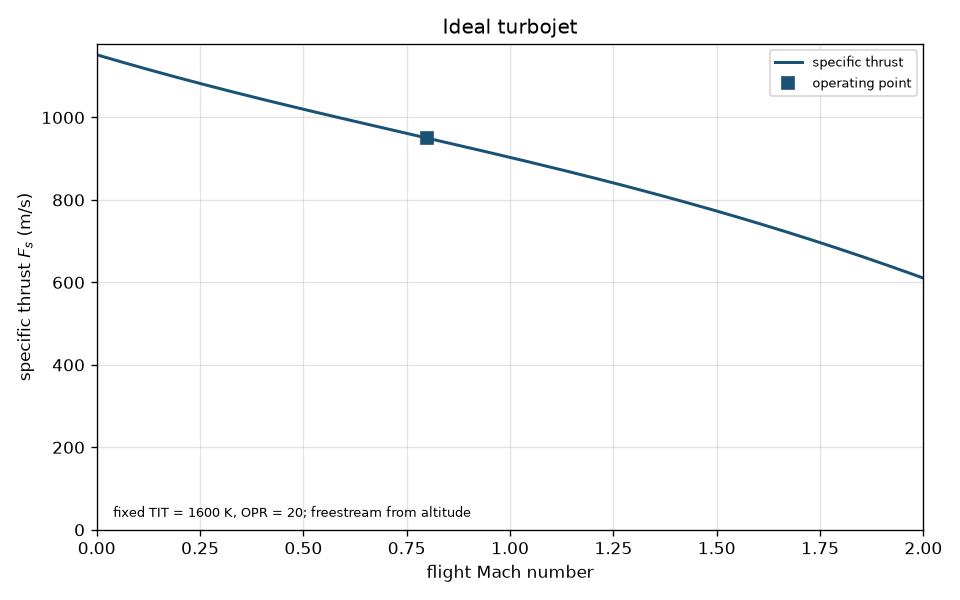

Write Python code to recreate this figure.
#!/usr/bin/env python3
"""Ideal air-breathing Brayton turbojet performance.

isentropic_compressor_temperature_ratio, ideal_compressor_work,
ideal_turbine_temperature_ratio, ideal_turbine_pressure_ratio,
burner_fuel_air_ratio, ideal_turbojet_nozzle_pressure_ratio,
ideal_nozzle_exit_velocity, ideal_nozzle_exit_temperature,
turbojet_specific_thrust, turbojet_tsfc, turbojet_thermal_efficiency,
turbojet_propulsive_efficiency, turbojet_overall_efficiency, and
ideal_brayton_thermal_efficiency. Freestream totals use
stagnation_temperature and stagnation_pressure.
"""

from __future__ import annotations

import argparse
import math
import sys
import tempfile
from pathlib import Path

CHECK_TOL = 1e-8
PLOT_TITLE = "Ideal turbojet"
N_PLOT = 201
DEFAULT_GAMMA = 1.4
# 1976 dry-air R = R*/M0.
RSTAR = 8.31432e3
M0 = 28.9644
R_AIR = RSTAR / M0
# Typical JP-4 lower heating value used with NASA cycle HVF (about 18400 Btu/lbm).
DEFAULT_HEATING_VALUE = 4.28e7
M_PLOT_MAX_FLOOR = 2.0
M_PLOT_END_FACTOR = 1.5

SKILL_DIR = Path(__file__).resolve().parent
ATMOS_DIR = SKILL_DIR.parent / "ATMOS - Standard1976"

ASSUMPTIONS = (
    "ideal air-breathing Brayton turbojet; calorically perfect gas; "
    "perfect inlet recovery; isentropic compressor and turbine; "
    "constant-pressure burner BPR = 1 with burner efficiency 1; "
    "adiabatic fully expanded nozzle pe = p0; no fan; no afterburner; "
    "no real-component maps; "
    "tau_c = pi_c**((gamma-1)/gamma) from isentropic_compressor_temperature_ratio; "
    "w_c = cp*Tt2*(tau_c-1) from ideal_compressor_work; "
    "tau_t = 1 - (Tt2/Tt4)*(tau_c-1) from ideal_turbine_temperature_ratio "
    "(fuel mass neglected in the shaft match); "
    "pi_t = tau_t**(gamma/(gamma-1)) from ideal_turbine_pressure_ratio; "
    "f = cp*(Tt4-Tt3)/(Q-cp*Tt4) from burner_fuel_air_ratio; "
    "NPR = (pt0/p0)*pi_c*pi_t from ideal_turbojet_nozzle_pressure_ratio; "
    "Ve from ideal_nozzle_exit_velocity; Te from ideal_nozzle_exit_temperature; "
    "Fs = (1+f)*Ve - V0 from turbojet_specific_thrust; "
    "TSFC = f/Fs from turbojet_tsfc; "
    "eta_th, eta_p, eta_o from turbojet_thermal_efficiency, "
    "turbojet_propulsive_efficiency, turbojet_overall_efficiency; "
    "eta_brayton = 1 - 1/(tau_r*tau_c) from ideal_brayton_thermal_efficiency; "
    f"default gamma = {DEFAULT_GAMMA:g}; default Q = {DEFAULT_HEATING_VALUE:g} J/kg; "
    "default cp = gamma*R/(gamma-1) with 1976 dry-air R; "
    "PNG is specific thrust versus Mach at the fixed TIT and OPR"
)


def print_kv(key: str, value: object) -> None:
    if isinstance(value, float):
        text = f"{value:.8g}"
    else:
        text = str(value)
    print(f"{key}: {text}")


def load_atmosphere():
    folder = str(ATMOS_DIR)
    if folder not in sys.path:
        sys.path.insert(0, folder)
    try:
        from standard_1976 import atmosphere, require_altitude
    except ImportError as exc:
        raise ValueError(
            "ATMOS - Standard1976 must be importable for freestream from --alt"
        ) from exc
    return atmosphere, require_altitude


def require_positive(name: str, value: float) -> None:
    if not math.isfinite(value) or value <= 0.0:
        raise ValueError(f"{name} must be finite and > 0")


def require_nonnegative(name: str, value: float) -> None:
    if not math.isfinite(value) or value < 0.0:
        raise ValueError(f"{name} must be finite and >= 0")


def require_gamma(gamma: float) -> None:
    if not math.isfinite(gamma) or gamma <= 1.0:
        raise ValueError("gamma must be finite and > 1")


def default_cp(gamma: float) -> float:
    """cp_from_gamma with 1976 dry-air R."""
    return gamma * R_AIR / (gamma - 1.0)


def stagnation_temperature_ratio(mach: float, gamma: float) -> float:
    """stagnation_temperature: Tt/T = 1 + 0.5*(g-1)*M**2."""
    return 1.0 + 0.5 * (gamma - 1.0) * mach * mach


def stagnation_pressure_ratio(tau_r: float, gamma: float) -> float:
    """stagnation_pressure: pt/p = (Tt/T)**(g/(g-1))."""
    return tau_r ** (gamma / (gamma - 1.0))


def speed_of_sound(temperature: float, gamma: float, gas_constant: float) -> float:
    """speed_of_sound: a = sqrt(g*R*T)."""
    return math.sqrt(gamma * gas_constant * temperature)


def compressor_temperature_ratio(pi_c: float, gamma: float) -> float:
    """isentropic_compressor_temperature_ratio."""
    return pi_c ** ((gamma - 1.0) / gamma)


def compressor_work(cp: float, tt2: float, tau_c: float) -> float:
    """ideal_compressor_work."""
    return cp * tt2 * (tau_c - 1.0)


def turbine_temperature_ratio(tt2: float, tt4: float, tau_c: float) -> float:
    """ideal_turbine_temperature_ratio."""
    return 1.0 - (tt2 / tt4) * (tau_c - 1.0)


def turbine_pressure_ratio(tau_t: float, gamma: float) -> float:
    """ideal_turbine_pressure_ratio."""
    return tau_t ** (gamma / (gamma - 1.0))


def fuel_air_ratio(cp: float, tt4: float, tt3: float, heating_value: float) -> float:
    """burner_fuel_air_ratio."""
    denom = heating_value - cp * tt4
    if denom <= 0.0:
        raise ValueError("heating value must exceed cp*Tt4")
    if tt4 <= tt3:
        raise ValueError("turbine inlet temperature must exceed compressor exit temperature")
    return cp * (tt4 - tt3) / denom


def nozzle_pressure_ratio(pt0: float, p0: float, pi_c: float, pi_t: float) -> float:
    """ideal_turbojet_nozzle_pressure_ratio."""
    return (pt0 / p0) * pi_c * pi_t


def nozzle_exit_velocity(cp: float, tt: float, npr: float, gamma: float) -> float:
    """ideal_nozzle_exit_velocity."""
    if npr <= 1.0:
        raise ValueError("nozzle pressure ratio must be > 1 for a fully expanded jet")
    factor = 1.0 - npr ** (-(gamma - 1.0) / gamma)
    if factor <= 0.0:
        raise ValueError("nozzle expansion factor is not positive")
    return math.sqrt(2.0 * cp * tt * factor)


def nozzle_exit_temperature(tt: float, npr: float, gamma: float) -> float:
    """ideal_nozzle_exit_temperature."""
    return tt * npr ** (-(gamma - 1.0) / gamma)


def specific_thrust(f: float, ve: float, v0: float) -> float:
    """turbojet_specific_thrust."""
    return (1.0 + f) * ve - v0


def tsfc(f: float, fs: float) -> float:
    """turbojet_tsfc."""
    if fs <= 0.0:
        raise ValueError("specific thrust must be > 0")
    return f / fs


def thermal_efficiency(f: float, ve: float, v0: float, heating_value: float) -> float:
    """turbojet_thermal_efficiency."""
    return ((1.0 + f) * ve * ve - v0 * v0) / (2.0 * f * heating_value)


def propulsive_efficiency(v0: float, fs: float, f: float, ve: float) -> float:
    """turbojet_propulsive_efficiency."""
    if v0 == 0.0:
        return 0.0
    denom = (1.0 + f) * ve * ve - v0 * v0
    if denom <= 0.0:
        raise ValueError("kinetic energy rise is not positive")
    return 2.0 * v0 * fs / denom


def overall_efficiency(fs: float, v0: float, f: float, heating_value: float) -> float:
    """turbojet_overall_efficiency."""
    if v0 == 0.0:
        return 0.0
    return fs * v0 / (f * heating_value)


def brayton_thermal_efficiency(tau_r: float, tau_c: float) -> float:
    """ideal_brayton_thermal_efficiency."""
    return 1.0 - 1.0 / (tau_r * tau_c)


def solution(
    mach: float,
    temperature: float,
    pressure: float,
    tit: float,
    opr: float,
    gamma: float,
    cp: float,
    heating_value: float,
    gas_constant: float,
) -> dict[str, float]:
    require_nonnegative("Mach", mach)
    require_positive("temperature", temperature)
    require_positive("pressure", pressure)
    require_positive("turbine inlet temperature", tit)
    require_positive("compressor pressure ratio", opr)
    if opr <= 1.0:
        raise ValueError("compressor pressure ratio must be > 1")
    require_gamma(gamma)
    require_positive("cp", cp)
    require_positive("heating value", heating_value)
    require_positive("gas constant", gas_constant)

    tau_r = stagnation_temperature_ratio(mach, gamma)
    pi_r = stagnation_pressure_ratio(tau_r, gamma)
    tt0 = temperature * tau_r
    pt0 = pressure * pi_r
    a0 = speed_of_sound(temperature, gamma, gas_constant)
    v0 = mach * a0

    tt2 = tt0
    pt2 = pt0
    tau_c = compressor_temperature_ratio(opr, gamma)
    tt3 = tt2 * tau_c
    w_c = compressor_work(cp, tt2, tau_c)

    tt4 = tit
    if tt4 <= tt3:
        raise ValueError(
            "turbine inlet temperature must exceed compressor-exit total temperature "
            f"Tt3 = {tt3:.8g} K"
        )
    f = fuel_air_ratio(cp, tt4, tt3, heating_value)

    tau_t = turbine_temperature_ratio(tt2, tt4, tau_c)
    if tau_t <= 0.0 or tau_t >= 1.0:
        raise ValueError(
            "compressor work exceeds available turbine enthalpy; "
            "lower OPR or raise TIT"
        )
    pi_t = turbine_pressure_ratio(tau_t, gamma)
    tt5 = tt4 * tau_t

    npr = nozzle_pressure_ratio(pt0, pressure, opr, pi_t)
    ve = nozzle_exit_velocity(cp, tt5, npr, gamma)
    te = nozzle_exit_temperature(tt5, npr, gamma)
    fs = specific_thrust(f, ve, v0)
    if fs <= 0.0:
        raise ValueError("specific thrust is not positive at this flight condition")
    ct = tsfc(f, fs)
    eta_th = thermal_efficiency(f, ve, v0, heating_value)
    eta_p = propulsive_efficiency(v0, fs, f, ve)
    eta_o = overall_efficiency(fs, v0, f, heating_value)
    eta_b = brayton_thermal_efficiency(tau_r, tau_c)

    return {
        "M": mach,
        "T0_K": temperature,
        "p0_Pa": pressure,
        "a0_m_s": a0,
        "V0_m_s": v0,
        "tau_r": tau_r,
        "pi_r": pi_r,
        "Tt0_K": tt0,
        "pt0_Pa": pt0,
        "Tt2_K": tt2,
        "pt2_Pa": pt2,
        "pi_c": opr,
        "tau_c": tau_c,
        "Tt3_K": tt3,
        "w_c_J_kg": w_c,
        "Tt4_K": tt4,
        "f": f,
        "tau_t": tau_t,
        "pi_t": pi_t,
        "Tt5_K": tt5,
        "NPR": npr,
        "Ve_m_s": ve,
        "Te_K": te,
        "Fs_m_s": fs,
        "TSFC_kg_N_s": ct,
        "eta_th": eta_th,
        "eta_p": eta_p,
        "eta_o": eta_o,
        "eta_brayton": eta_b,
        "gamma": gamma,
        "cp_J_kgK": cp,
        "R_J_kgK": gas_constant,
        "Q_J_kg": heating_value,
    }


def mach_grid(mach: float) -> list[float]:
    end = max(M_PLOT_MAX_FLOOR, M_PLOT_END_FACTOR * max(mach, 0.5))
    return [end * i / (N_PLOT - 1) for i in range(N_PLOT)]


def sweep_specific_thrust(
    temperature: float,
    pressure: float,
    tit: float,
    opr: float,
    gamma: float,
    cp: float,
    heating_value: float,
    gas_constant: float,
    machs: list[float],
) -> tuple[list[float], list[float]]:
    xs: list[float] = []
    ys: list[float] = []
    for mach in machs:
        try:
            point = solution(
                mach,
                temperature,
                pressure,
                tit,
                opr,
                gamma,
                cp,
                heating_value,
                gas_constant,
            )
        except ValueError:
            continue
        xs.append(mach)
        ys.append(point["Fs_m_s"])
    if len(xs) < 2:
        raise ValueError("Mach sweep produced fewer than two valid specific-thrust points")
    return xs, ys


def ensure_matplotlib():
    try:
        import matplotlib

        if "matplotlib.pyplot" not in sys.modules:
            matplotlib.use("Agg")
        import matplotlib.pyplot as plt
    except ImportError as exc:
        raise ValueError("matplotlib is required to plot the ideal turbojet") from exc
    return plt


def plot_turbojet(
    path: Path,
    result: dict[str, float],
    freestream_source: str,
) -> None:
    plt = ensure_matplotlib()
    machs, thrusts = sweep_specific_thrust(
        result["T0_K"],
        result["p0_Pa"],
        result["Tt4_K"],
        result["pi_c"],
        result["gamma"],
        result["cp_J_kgK"],
        result["Q_J_kg"],
        result["R_J_kgK"],
        mach_grid(result["M"]),
    )
    fig, ax = plt.subplots(figsize=(8, 5))
    ax.plot(machs, thrusts, color="#1a5276", linewidth=1.8, label="specific thrust")
    ax.plot(
        result["M"],
        result["Fs_m_s"],
        "s",
        color="#1a5276",
        markersize=7,
        zorder=5,
        label="operating point",
    )
    ax.set_title(PLOT_TITLE)
    ax.set_xlabel("flight Mach number")
    ax.set_ylabel(r"specific thrust $F_s$ (m/s)")
    ax.set_xlim(0.0, machs[-1])
    ax.set_ylim(bottom=0.0)
    ax.grid(True, alpha=0.35)
    caption = (
        f"fixed TIT = {result['Tt4_K']:.6g} K, OPR = {result['pi_c']:.6g}; "
        f"freestream from {freestream_source}"
    )
    ax.text(0.02, 0.02, caption, transform=ax.transAxes, fontsize=8, va="bottom")
    ax.legend(loc="best", fontsize=8)
    fig.tight_layout()
    path.parent.mkdir(parents=True, exist_ok=True)
    fig.savefig(path, dpi=120)
    plt.close(fig)


def emit(
    result: dict[str, float],
    freestream_source: str,
    altitude: float | None,
    gamma_source: str,
    cp_source: str,
    heating_source: str,
    path: Path,
) -> None:
    print_kv("assumptions", ASSUMPTIONS)
    print_kv("model", "ideal Brayton turbojet")
    print_kv("freestream_source", freestream_source)
    if altitude is not None:
        print_kv("Z_m", altitude)
    print_kv("M", result["M"])
    print_kv("T0_K", result["T0_K"])
    print_kv("p0_Pa", result["p0_Pa"])
    print_kv("a0_m_s", result["a0_m_s"])
    print_kv("V0_m_s", result["V0_m_s"])
    print_kv("tau_r", result["tau_r"])
    print_kv("pi_r", result["pi_r"])
    print_kv("Tt0_K", result["Tt0_K"])
    print_kv("pt0_Pa", result["pt0_Pa"])
    print_kv("pi_c", result["pi_c"])
    print_kv("tau_c", result["tau_c"])
    print_kv("Tt3_K", result["Tt3_K"])
    print_kv("w_c_J_kg", result["w_c_J_kg"])
    print_kv("Tt4_K", result["Tt4_K"])
    print_kv("f", result["f"])
    print_kv("tau_t", result["tau_t"])
    print_kv("pi_t", result["pi_t"])
    print_kv("Tt5_K", result["Tt5_K"])
    print_kv("NPR", result["NPR"])
    print_kv("Ve_m_s", result["Ve_m_s"])
    print_kv("Te_K", result["Te_K"])
    print_kv("Fs_m_s", result["Fs_m_s"])
    print_kv("TSFC_kg_N_s", result["TSFC_kg_N_s"])
    print_kv("eta_th", result["eta_th"])
    print_kv("eta_p", result["eta_p"])
    print_kv("eta_o", result["eta_o"])
    print_kv("eta_brayton", result["eta_brayton"])
    print_kv("gamma", result["gamma"])
    print_kv("gamma_source", gamma_source)
    print_kv("cp_J_kgK", result["cp_J_kgK"])
    print_kv("cp_source", cp_source)
    print_kv("R_J_kgK", result["R_J_kgK"])
    print_kv("Q_J_kg", result["Q_J_kg"])
    print_kv("Q_source", heating_source)
    print_kv("graph", str(path))


def fail(message: str) -> int:
    print(f"CHECK FAIL: {message}", file=sys.stderr)
    return 1


def near(got: float, want: float, label: str) -> int | None:
    if abs(got - want) > CHECK_TOL * max(1.0, abs(want)):
        return fail(f"{label} = {got}, expected {want}")
    return None


def run_check() -> int:
    gamma = 1.4
    if near(compressor_temperature_ratio(2.0 ** (7.0 / 2.0), gamma), 2.0, "tau_c"):
        return 1
    if near(compressor_work(1000.0, 300.0, 2.0), 300000.0, "compressor work"):
        return 1
    if near(turbine_temperature_ratio(300.0, 1200.0, 3.0), 0.5, "tau_t"):
        return 1
    if near(turbine_pressure_ratio(0.5, gamma), 0.5 ** (7.0 / 2.0), "pi_t"):
        return 1
    f_ref = fuel_air_ratio(1000.0, 1200.0, 600.0, 42.0e6)
    if near(f_ref, 600000.0 / (42.0e6 - 1.2e6), "fuel-air ratio"):
        return 1
    if near(nozzle_pressure_ratio(2.0, 1.0, 8.0, 0.25), 4.0, "NPR"):
        return 1
    if near(nozzle_exit_temperature(800.0, 2.0 ** (7.0 / 2.0), gamma), 400.0, "Te"):
        return 1
    if near(specific_thrust(0.0, 800.0, 200.0), 600.0, "Fs"):
        return 1
    if near(propulsive_efficiency(250.0, 500.0, 0.0, 750.0), 0.5, "eta_p"):
        return 1
    if near(brayton_thermal_efficiency(1.0, 2.0), 0.5, "eta_brayton"):
        return 1

    # Sea-level static identity path with known totals.
    t0 = 288.15
    p0 = 101325.0
    point = solution(0.0, t0, p0, 1600.0, 10.0, gamma, default_cp(gamma), DEFAULT_HEATING_VALUE, R_AIR)
    if near(point["Tt0_K"], t0, "static Tt0"):
        return 1
    if point["Fs_m_s"] <= 0.0:
        return fail("static specific thrust not positive")
    if point["eta_p"] != 0.0 or point["eta_o"] != 0.0:
        return fail("static propulsive/overall efficiency must be zero")
    if abs(point["eta_o"] - point["eta_th"] * point["eta_p"]) > CHECK_TOL:
        return fail("eta_o is not eta_th*eta_p")

    cruise = solution(0.8, t0, p0, 1600.0, 20.0, gamma, default_cp(gamma), DEFAULT_HEATING_VALUE, R_AIR)
    if abs(cruise["eta_o"] - cruise["eta_th"] * cruise["eta_p"]) > CHECK_TOL * max(
        1.0, abs(cruise["eta_o"])
    ):
        return fail("cruise eta_o is not eta_th*eta_p")
    if cruise["Ve_m_s"] <= cruise["V0_m_s"]:
        return fail("exit speed not above flight speed")

    class _Capture:
        def __init__(self) -> None:
            self.parts: list[str] = []

        def write(self, text: str) -> None:
            self.parts.append(text)

        def flush(self) -> None:
            return None

    def capture(argv: list[str]) -> tuple[int, str, str]:
        out = _Capture()
        err = _Capture()
        old_out, old_err = sys.stdout, sys.stderr
        sys.stdout, sys.stderr = out, err
        try:
            code = main(argv)
        finally:
            sys.stdout, sys.stderr = old_out, old_err
        return code, "".join(out.parts), "".join(err.parts)

    with tempfile.TemporaryDirectory() as folder:
        png = Path(folder) / "ideal_turbojet.png"
        code, text, err = capture(
            [
                "--mach",
                "0.8",
                "--temperature",
                "216.65",
                "--pressure",
                "19330",
                "--tit",
                "1600",
                "--opr",
                "20",
                "--out",
                str(png),
            ]
        )
        if code != 0:
            return fail(f"cli freestream T,p failed: {err}")
        if "freestream_source: temperature_pressure" not in text:
            return fail("cli did not report temperature_pressure freestream")
        if "Fs_m_s:" not in text or "TSFC_kg_N_s:" not in text:
            return fail("cli omitted specific thrust or TSFC")
        if "eta_th:" not in text or "eta_p:" not in text or "eta_o:" not in text:
            return fail("cli omitted efficiencies")
        if "Ve_m_s:" not in text or "Te_K:" not in text:
            return fail("cli omitted exit state")
        if not png.is_file() or png.stat().st_size < 100:
            return fail("cli did not write a PNG")

        code, text, err = capture(
            [
                "--mach",
                "0.8",
                "--alt",
                "11000",
                "--tit",
                "1600",
                "--opr",
                "20",
                "--out",
                str(png),
            ]
        )
        if code != 0:
            return fail(f"cli altitude failed: {err}")
        if "freestream_source: altitude" not in text:
            return fail("cli did not report altitude freestream")
        if "Z_m:" not in text:
            return fail("cli omitted Z_m")

        code, _text, err = capture(
            [
                "--mach",
                "0.8",
                "--alt",
                "0",
                "--temperature",
                "288.15",
                "--pressure",
                "101325",
                "--tit",
                "1600",
                "--opr",
                "10",
            ]
        )
        if code == 0:
            return fail("cli accepted both --alt and freestream T,p")

        code, _text, err = capture(
            ["--mach", "0.8", "--tit", "1600", "--opr", "10"]
        )
        if code == 0:
            return fail("cli accepted a missing freestream")

        code, _text, err = capture(
            [
                "--mach",
                "0.8",
                "--alt",
                "0",
                "--tit",
                "300",
                "--opr",
                "10",
            ]
        )
        if code == 0:
            return fail("cli accepted TIT below compressor exit")

    print("CHECK PASS")
    return 0


def parse_args(argv: list[str] | None = None) -> argparse.Namespace:
    parser = argparse.ArgumentParser(
        description=(
            "Ideal Brayton turbojet specific thrust, TSFC, efficiencies, "
            "and exit state from Mach, freestream, TIT, and compressor pressure ratio."
        )
    )
    parser.add_argument("--mach", type=float, default=None, help="flight Mach number M")
    parser.add_argument("--alt", type=float, default=None, help="geometric altitude Z [m]")
    parser.add_argument(
        "--temperature", type=float, default=None, help="freestream static temperature T0 [K]"
    )
    parser.add_argument(
        "--pressure", type=float, default=None, help="freestream static pressure p0 [Pa]"
    )
    parser.add_argument(
        "--tit", type=float, default=None, help="turbine inlet total temperature Tt4 [K]"
    )
    parser.add_argument(
        "--opr",
        type=float,
        default=None,
        help="compressor pressure ratio pi_c = pt3/pt2",
    )
    parser.add_argument(
        "--heating-value",
        type=float,
        default=None,
        help=f"fuel lower heating value Q [J/kg]; default {DEFAULT_HEATING_VALUE:g}",
    )
    parser.add_argument(
        "--cp",
        type=float,
        default=None,
        help="specific heat at constant pressure [J/(kg*K)]; default from gamma and air R",
    )
    parser.add_argument(
        "--gamma",
        type=float,
        default=None,
        help=f"ratio of specific heats; default {DEFAULT_GAMMA:g}",
    )
    parser.add_argument("--out", type=str, default=None, help="PNG path")
    parser.add_argument("--check", action="store_true", help="run built-in consistency checks")
    return parser.parse_args(argv)


def main(argv: list[str] | None = None) -> int:
    args = parse_args(argv)
    if args.check:
        return run_check()

    supplied = {
        "--mach": args.mach,
        "--tit": args.tit,
        "--opr": args.opr,
    }
    missing = [flag for flag, value in supplied.items() if value is None]
    if missing:
        print(
            "error: requires --mach, --tit, --opr, and (--alt or both "
            f"--temperature and --pressure); missing {', '.join(missing)}",
            file=sys.stderr,
        )
        return 2

    has_alt = args.alt is not None
    has_tp = args.temperature is not None or args.pressure is not None
    if has_alt and has_tp:
        print("error: pass --alt or --temperature/--pressure, not both", file=sys.stderr)
        return 2
    if not has_alt and (args.temperature is None or args.pressure is None):
        print(
            "error: requires --alt, or both --temperature and --pressure",
            file=sys.stderr,
        )
        return 2

    try:
        altitude = None
        if has_alt:
            atmosphere, require_altitude = load_atmosphere()
            state = atmosphere(require_altitude(args.alt, "--alt"))
            temperature = float(state["T"])
            pressure = float(state["p"])
            freestream_source = "altitude"
            altitude = float(state["Z"])
        else:
            require_positive("temperature", args.temperature)
            require_positive("pressure", args.pressure)
            temperature = args.temperature
            pressure = args.pressure
            freestream_source = "temperature_pressure"

        if args.gamma is None:
            gamma = DEFAULT_GAMMA
            gamma_source = "default"
        else:
            require_gamma(args.gamma)
            gamma = args.gamma
            gamma_source = "user"

        if args.cp is None:
            cp = default_cp(gamma)
            cp_source = "gamma_air_R"
        else:
            require_positive("cp", args.cp)
            cp = args.cp
            cp_source = "user"

        if args.heating_value is None:
            heating_value = DEFAULT_HEATING_VALUE
            heating_source = "default"
        else:
            require_positive("heating value", args.heating_value)
            heating_value = args.heating_value
            heating_source = "user"

        result = solution(
            args.mach,
            temperature,
            pressure,
            args.tit,
            args.opr,
            gamma,
            cp,
            heating_value,
            R_AIR,
        )
        out_path = Path(args.out) if args.out else SKILL_DIR / "ideal_turbojet.png"
        out_path = out_path.resolve()
        plot_turbojet(out_path, result, freestream_source)
    except ValueError as exc:
        print(f"error: {exc}", file=sys.stderr)
        return 2

    emit(
        result,
        freestream_source,
        altitude,
        gamma_source,
        cp_source,
        heating_source,
        out_path,
    )
    return 0


if __name__ == "__main__":
    sys.exit(main())
